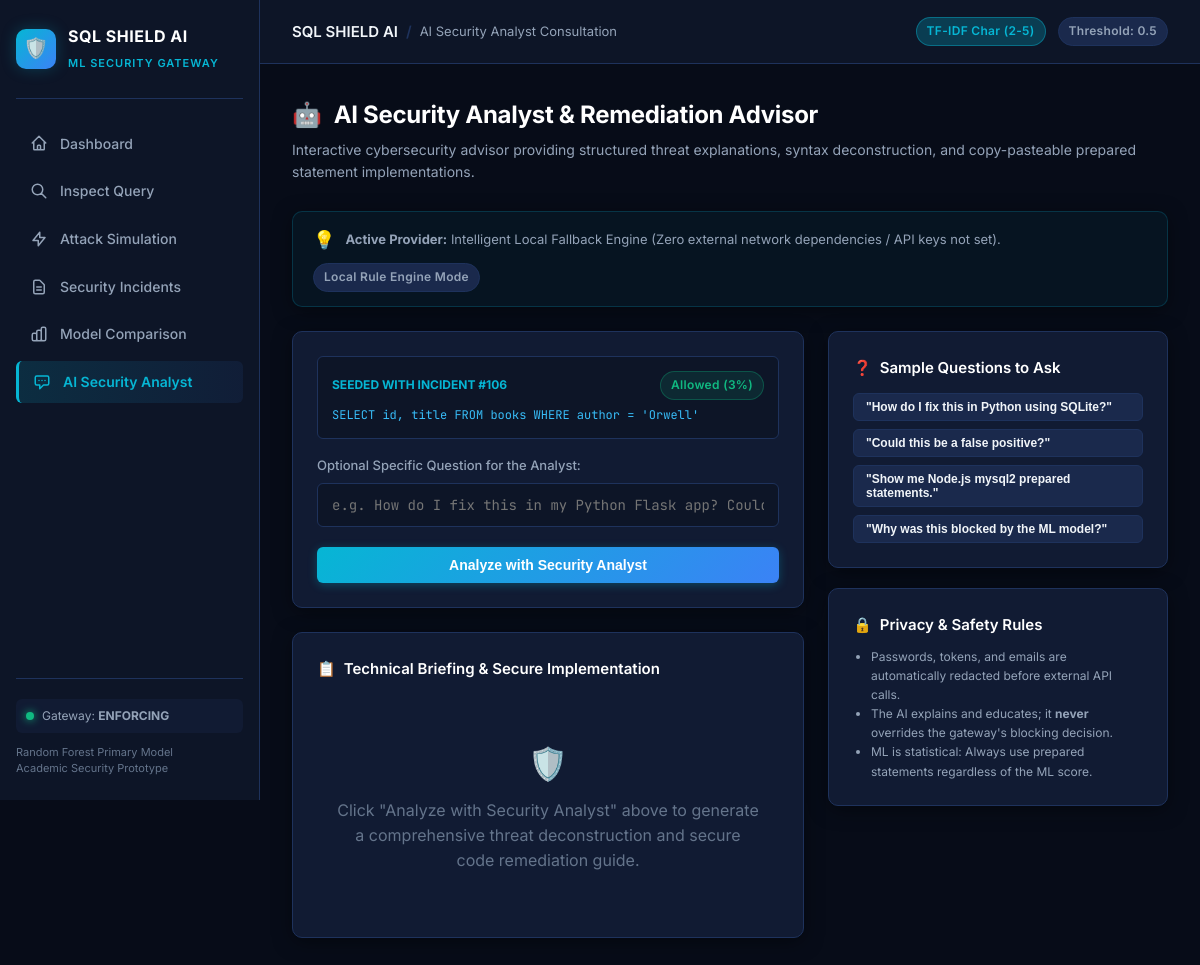
The app's page /analyst?incident_id=106 with its own data.
### tables this page shows
CREATE TABLE incidents (
    id INTEGER PRIMARY KEY AUTOINCREMENT,
    timestamp TEXT NOT NULL,
    submitted_input TEXT NOT NULL,
    predicted_class TEXT NOT NULL,
    model_used TEXT NOT NULL,
    score REAL,
    action_taken TEXT NOT NULL,
    severity TEXT NOT NULL,
    explanation TEXT,
    mitigation TEXT
);

### app.py (the view)
@app.get("/analyst")
def analyst_page():
    incident_id = request.args.get("incident_id")
    incident = None
    if incident_id and incident_id.isdigit():
        incident = get_incident(int(incident_id))
    return render_template(
        "analyst.html",
        active="analyst",
        initial_incident=incident,
        config=config,
    )

### database/db.py (called while the page is built)
def get_connection():
    conn = sqlite3.connect(DB_PATH)
    conn.row_factory = sqlite3.Row
    return conn

def get_incident(incident_id):
    with get_connection() as conn:
        row = conn.execute(
            "SELECT * FROM incidents WHERE id = ?", (int(incident_id),)
        ).fetchone()
        return dict(row) if row else None

### templates/analyst.html (shortened to what this page needs)
{% extends "base.html" %}
{% block breadcrumb %}AI Security Analyst Consultation{% endblock %}
{% block content %}
<div class="page-header">
  <h1 class="page-title">
    <span>🤖</span> AI Security Analyst & Remediation Advisor
  </h1>
  <p class="page-subtitle">
    Interactive cybersecurity advisor providing structured threat explanations, syntax deconstruction, and copy-pasteable prepared statement implementations.
  </p>
</div>
<div class="card" style="margin-bottom: 24px; padding: 14px 20px; background: rgba(6, 182, 212, 0.05); border-color: rgba(6, 182, 212, 0.2);">
  <div style="display:flex; justify-content:space-between; align-items:center; flex-wrap:wrap; gap:10px;">
    <div style="display:flex; align-items:center; gap:10px;">
      <span style="font-size:18px;">💡</span>
      <span style="font-size:13px; color:var(--text-secondary);">
        {% if config.GEMINI_API_KEY and config.GROQ_API_KEY %}
        <strong>Provider order:</strong> Google Gemini ({{ config.GEMINI_MODEL }}) → Groq ({{ config.GROQ_MODEL }}), with automatic sensitive data redaction.
        {% elif config.GEMINI_API_KEY %}
        <strong>Configured provider:</strong> Google Gemini API ({{ config.GEMINI_MODEL }}) with automatic sensitive data redaction.
        {% elif config.GROQ_API_KEY %}
        <strong>Configured provider:</strong> Groq API ({{ config.GROQ_MODEL }}) with automatic sensitive data redaction.
        {% else %}
        <strong>Active Provider:</strong> Intelligent Local Fallback Engine (Zero external network dependencies / API keys not set).
        {% endif %}
      </span>
    </div>
    <span class="badge {{ 'badge-cyan' if (config.GEMINI_API_KEY or config.GROQ_API_KEY) else 'badge-neutral' }}">
      {{ 'Online AI Mode' if (config.GEMINI_API_KEY or config.GROQ_API_KEY) else 'Local Rule Engine Mode' }}
    </span>
  </div>
</div>
<div class="grid-sidebar-layout">
  <div>
    <div class="card" style="margin-bottom: 24px;">
      <form id="analyst-form" {% if initial_incident %}data-incident-id="{{ initial_incident.id }}"{% endif %}>
        {% if initial_incident %}
        <div style="background:var(--bg-secondary); padding:14px; border-radius:6px; margin-bottom:16px; border:1px solid var(--border-color);">
          <div style="display:flex; justify-content:space-between; align-items:center; margin-bottom:6px;">
            <span style="font-size:12px; font-weight:700; color:var(--accent-cyan);">SEEDED WITH INCIDENT #{{ initial_incident.id }}</span>
            <span class="badge {{ 'badge-block' if initial_incident.action_taken == 'Blocked' else 'badge-allow' }}">
              {{ initial_incident.action_taken }} ({{ (initial_incident.score * 100)|round|int }}%)
            </span>
          </div>
          <div class="code-cell" style="max-width:100%; white-space:normal; font-size:12px; color:#38bdf8;">
            {{ initial_incident.submitted_input }}
          </div>
        </div>
        {% else %}
        <div class="form-group">
          <label class="form-label">SQL Statement or Web Input to Analyze:</label>
          <textarea id="analyst-query" class="form-control" rows="4" placeholder="Enter SQL query to analyze, e.g. SELECT * FROM users WHERE id = 1 OR 1=1 --"></textarea>
        </div>
        {% endif %}
        <div class="form-group">
          <label class="form-label">Optional Specific Question for the Analyst:</label>
          <input type="text" id="analyst-question" class="form-control" placeholder="e.g. How do I fix this in my Python Flask app? Could this be a false positive?">
        </div>
        <button type="submit" id="btn-analyst-submit" class="btn btn-primary" style="width:100%;">
          Analyze with Security Analyst
        </button>
      </form>
    </div>
    <div class="card">
      <div class="card-header">
        <div class="card-title">
          <span>📋</span> Technical Briefing & Secure Implementation
        </div>
      </div>
      <div id="analyst-output-box">
        <div style="color:var(--text-muted); text-align:center; padding:40px 20px;">
          <div style="font-size:32px; margin-bottom:10px;">🛡️</div>
          Click "Analyze with Security Analyst" above to generate a comprehensive threat deconstruction and secure code remediation guide.
        </div>
      </div>
    </div>
  </div>
  <div style="display:flex; flex-direction:column; gap:20px;">
    <div class="card">
      <div class="card-title" style="margin-bottom:14px;">
        <span>❓</span> Sample Questions to Ask
      </div>
      <div style="display:flex; flex-direction:column; gap:8px;">
        <button class="btn btn-secondary btn-sm" style="text-align:left; justify-content:flex-start;" onclick="document.getElementById('analyst-question').value = 'How do I fix this in Python using SQLite?';">
          "How do I fix this in Python using SQLite?"
        </button>
        <button class="btn btn-secondary btn-sm" style="text-align:left; justify-content:flex-start;" onclick="document.getElementById('analyst-question').value = 'Could this classification be a false positive?';">
          "Could this be a false positive?"
        </button>
        <button class="btn btn-secondary btn-sm" style="text-align:left; justify-content:flex-start;" onclick="document.getElementById('analyst-question').value = 'Show me Node.js mysql2 prepared statements for this.';">
          "Show me Node.js mysql2 prepared statements."
        </button>
        <button class="btn btn-secondary btn-sm" style="text-align:left; justify-content:flex-start;" onclick="document.getElementById('analyst-question').value = 'Why was this blocked by the ML model?';">
          "Why was this blocked by the ML model?"
        </button>
      </div>
    </div>
    <div class="card">
      <div class="card-title" style="margin-bottom:10px;">
        <span>🔒</span> Privacy & Safety Rules
      </div>
      <ul style="font-size:12px; color:var(--text-secondary); line-height:1.6; margin-left:18px;">
        <li>Passwords, tokens, and emails are automatically redacted before external API calls.</li>
        <li>The AI explains and educates; it <strong>never</strong> overrides the gateway's blocking decision.</li>
        <li>ML is statistical: Always use prepared statements regardless of the ML score.</li>
      </ul>
    </div>
  </div>
</div>
{% endblock %}

### static/css/style.css (style rules this page uses)
:root { --bg-primary: #070c18; --bg-secondary: #0d1527; --bg-card: #111b33; --bg-card-hover: #162342; --bg-surface: #1a294c; --border-color: #1e325c; --border-light: rgba(255, 255, 255, 0.08); --text-primary: #f1f5f9; --text-secondary: #94a3b8; --text-muted: #64748b; --accent-cyan: #06b6d4; --accent-cyan-glow: rgba(6, 182, 212, 0.25); --accent-blue: #3b82f6; --accent-blue-glow: rgba(59, 130, 246, 0.25); --accent-indigo: #6366f1; --status-allow: #10b981; --status-allow-bg: rgba(16, 185, 129, 0.12); --status-allow-border: rgba(16, 185, 129, 0.3); --status-block: #ef4444; --status-block-bg: rgba(239, 68, 68, 0.12); --status-block-border: rgba(239, 68, 68, 0.3); --status-warn: #f59e0b; --status-warn-bg: rgba(245, 158, 11, 0.12); --status-warn-border: rgba(245, 158, 11, 0.3); --font-sans: 'Inter', -apple-system, BlinkMacSystemFont, 'Segoe UI', Roboto, sans-serif; --font-mono: 'JetBrains Mono', 'Fira Code', monospace; --radius-sm: 6px; --radius-md: 10px; --radius-lg: 14px; --transition: all 0.2s cubic-bezier(0.16, 1, 0.3, 1); --shadow-card: 0 4px 20px -2px rgba(0, 0, 0, 0.5); --shadow-glow: 0 0 25px rgba(6, 182, 212, 0.15); }
*, *::before, *::after { box-sizing: border-box; margin: 0; padding: 0; }
body { background-color: var(--bg-primary); color: var(--text-primary); font-family: var(--font-sans); line-height: 1.55; display: flex; min-height: 100vh; -webkit-font-smoothing: antialiased; }
.page-header { margin-bottom: 28px; }
.page-title { font-size: 24px; font-weight: 700; color: #fff; letter-spacing: -0.3px; display: flex; align-items: center; gap: 12px; }
.page-subtitle { color: var(--text-secondary); font-size: 14px; margin-top: 6px; }
.grid-sidebar-layout { display: grid; grid-template-columns: 1fr 340px; gap: 24px; margin-bottom: 24px; }
.card { background: var(--bg-card); border: 1px solid var(--border-color); border-radius: var(--radius-md); padding: 24px; box-shadow: var(--shadow-card); transition: var(--transition); position: relative; overflow: hidden; }
.card-header { display: flex; align-items: center; justify-content: space-between; margin-bottom: 18px; }
.card-title { font-size: 15px; font-weight: 600; color: #fff; display: flex; align-items: center; gap: 8px; }
.badge { display: inline-flex; align-items: center; gap: 6px; padding: 4px 10px; border-radius: 999px; font-size: 12px; font-weight: 600; letter-spacing: 0.3px; }
.badge-allow { background: var(--status-allow-bg); color: var(--status-allow); border: 1px solid var(--status-allow-border); }
.badge-neutral { background: var(--bg-surface); color: var(--text-secondary); border: 1px solid var(--border-color); }
.form-group { margin-bottom: 20px; }
.form-label { display: block; font-size: 13px; font-weight: 500; color: var(--text-secondary); margin-bottom: 8px; }
textarea.form-control, input.form-control, select.form-control { width: 100%; background: var(--bg-secondary); border: 1px solid var(--border-color); color: var(--text-primary); border-radius: var(--radius-sm); padding: 12px 14px; font-size: 14px; font-family: var(--font-mono); transition: var(--transition); outline: none; }
.btn { display: inline-flex; align-items: center; justify-content: center; gap: 8px; padding: 10px 18px; border-radius: var(--radius-sm); font-size: 14px; font-weight: 600; cursor: pointer; border: none; transition: var(--transition); text-decoration: none; }
.btn-primary { background: linear-gradient(135deg, var(--accent-cyan), var(--accent-blue)); color: #fff; box-shadow: 0 2px 10px rgba(6, 182, 212, 0.3); }
.btn-secondary { background: var(--bg-surface); color: var(--text-primary); border: 1px solid var(--border-color); }
.btn-sm { padding: 6px 12px; font-size: 12px; }
.code-cell { font-family: var(--font-mono); font-size: 12px; color: #38bdf8; max-width: 320px; white-space: nowrap; overflow: hidden; text-overflow: ellipsis; }

### records on screen
incidents: id "106", action_taken "Allowed", (initial_incident.score*100)|round|int "3", submitted_input "SELECT id, title FROM books WHERE author = 'Orwell'"

### other values on screen
{{ config.DEFAULT_THRESHOLD }} "0.5"
